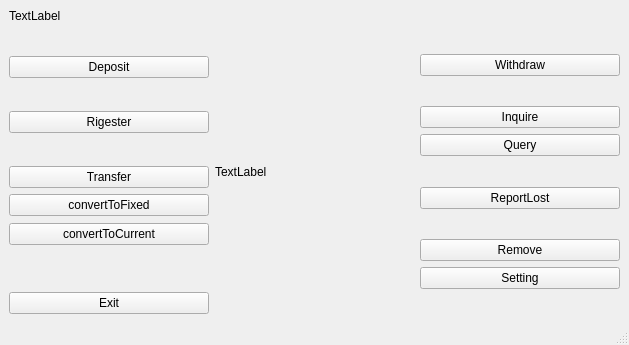
<?xml version="1.0" encoding="UTF-8"?>
<ui version="4.0">
 <class>MainWindow</class>
 <widget class="QMainWindow" name="MainWindow">
  <property name="geometry">
   <rect>
    <x>0</x>
    <y>0</y>
    <width>629</width>
    <height>345</height>
   </rect>
  </property>
  <property name="windowTitle">
   <string>MainWindow</string>
  </property>
  <widget class="QWidget" name="centralwidget">
   <layout class="QVBoxLayout" name="verticalLayout_5">
    <item>
     <widget class="QLabel" name="logo">
      <property name="text">
       <string>TextLabel</string>
      </property>
     </widget>
    </item>
    <item>
     <layout class="QHBoxLayout" name="horizontalLayout">
      <item>
       <layout class="QVBoxLayout" name="verticalLayout_3">
        <item>
         <layout class="QVBoxLayout" name="verticalLayout">
          <item>
           <spacer name="verticalSpacer_10">
            <property name="orientation">
             <enum>Qt::Vertical</enum>
            </property>
            <property name="sizeHint" stdset="0">
             <size>
              <width>20</width>
              <height>40</height>
             </size>
            </property>
           </spacer>
          </item>
          <item>
           <widget class="QPushButton" name="depositButton">
            <property name="text">
             <string>Deposit</string>
            </property>
           </widget>
          </item>
          <item>
           <spacer name="verticalSpacer_11">
            <property name="orientation">
             <enum>Qt::Vertical</enum>
            </property>
            <property name="sizeHint" stdset="0">
             <size>
              <width>20</width>
              <height>40</height>
             </size>
            </property>
           </spacer>
          </item>
          <item>
           <widget class="QPushButton" name="registerButton">
            <property name="text">
             <string>Rigester</string>
            </property>
           </widget>
          </item>
          <item>
           <spacer name="verticalSpacer_4">
            <property name="orientation">
             <enum>Qt::Vertical</enum>
            </property>
            <property name="sizeHint" stdset="0">
             <size>
              <width>20</width>
              <height>40</height>
             </size>
            </property>
           </spacer>
          </item>
          <item>
           <widget class="QPushButton" name="transferButton">
            <property name="text">
             <string>Transfer</string>
            </property>
           </widget>
          </item>
         </layout>
        </item>
        <item>
         <spacer name="verticalSpacer_3">
          <property name="orientation">
           <enum>Qt::Vertical</enum>
          </property>
          <property name="sizeHint" stdset="0">
           <size>
            <width>20</width>
            <height>40</height>
           </size>
          </property>
         </spacer>
        </item>
        <item>
         <layout class="QVBoxLayout" name="verticalLayout_2">
          <item>
           <widget class="QPushButton" name="convertToFixedButton">
            <property name="text">
             <string>convertToFixed</string>
            </property>
           </widget>
          </item>
          <item>
           <spacer name="verticalSpacer_2">
            <property name="orientation">
             <enum>Qt::Vertical</enum>
            </property>
            <property name="sizeHint" stdset="0">
             <size>
              <width>20</width>
              <height>40</height>
             </size>
            </property>
           </spacer>
          </item>
          <item>
           <widget class="QPushButton" name="convertToCurrentButton">
            <property name="text">
             <string>convertToCurrent</string>
            </property>
           </widget>
          </item>
         </layout>
        </item>
        <item>
         <spacer name="verticalSpacer">
          <property name="orientation">
           <enum>Qt::Vertical</enum>
          </property>
          <property name="sizeHint" stdset="0">
           <size>
            <width>20</width>
            <height>80</height>
           </size>
          </property>
         </spacer>
        </item>
        <item>
         <widget class="QPushButton" name="exitButton">
          <property name="text">
           <string>Exit</string>
          </property>
         </widget>
        </item>
       </layout>
      </item>
      <item>
       <widget class="QLabel" name="logo_2">
        <property name="text">
         <string>TextLabel</string>
        </property>
       </widget>
      </item>
      <item>
       <layout class="QVBoxLayout" name="verticalLayout_4">
        <item>
         <spacer name="verticalSpacer_8">
          <property name="orientation">
           <enum>Qt::Vertical</enum>
          </property>
          <property name="sizeHint" stdset="0">
           <size>
            <width>20</width>
            <height>40</height>
           </size>
          </property>
         </spacer>
        </item>
        <item>
         <widget class="QPushButton" name="withdrawButton">
          <property name="text">
           <string>Withdraw</string>
          </property>
         </widget>
        </item>
        <item>
         <spacer name="verticalSpacer_5">
          <property name="orientation">
           <enum>Qt::Vertical</enum>
          </property>
          <property name="sizeHint" stdset="0">
           <size>
            <width>20</width>
            <height>40</height>
           </size>
          </property>
         </spacer>
        </item>
        <item>
         <widget class="QPushButton" name="inquireButton">
          <property name="text">
           <string>Inquire</string>
          </property>
         </widget>
        </item>
        <item>
         <widget class="QPushButton" name="queryButton">
          <property name="text">
           <string>Query</string>
          </property>
         </widget>
        </item>
        <item>
         <spacer name="verticalSpacer_6">
          <property name="orientation">
           <enum>Qt::Vertical</enum>
          </property>
          <property name="sizeHint" stdset="0">
           <size>
            <width>20</width>
            <height>40</height>
           </size>
          </property>
         </spacer>
        </item>
        <item>
         <widget class="QPushButton" name="reportLostButton">
          <property name="text">
           <string>ReportLost</string>
          </property>
         </widget>
        </item>
        <item>
         <spacer name="verticalSpacer_7">
          <property name="orientation">
           <enum>Qt::Vertical</enum>
          </property>
          <property name="sizeHint" stdset="0">
           <size>
            <width>20</width>
            <height>40</height>
           </size>
          </property>
         </spacer>
        </item>
        <item>
         <widget class="QPushButton" name="closeAccountButton">
          <property name="text">
           <string>Remove</string>
          </property>
         </widget>
        </item>
        <item>
         <widget class="QPushButton" name="settingsButton">
          <property name="text">
           <string>Setting</string>
          </property>
         </widget>
        </item>
        <item>
         <spacer name="verticalSpacer_9">
          <property name="orientation">
           <enum>Qt::Vertical</enum>
          </property>
          <property name="sizeHint" stdset="0">
           <size>
            <width>20</width>
            <height>40</height>
           </size>
          </property>
         </spacer>
        </item>
       </layout>
      </item>
     </layout>
    </item>
   </layout>
  </widget>
  <widget class="QMenuBar" name="menubar">
   <property name="geometry">
    <rect>
     <x>0</x>
     <y>0</y>
     <width>629</width>
     <height>21</height>
    </rect>
   </property>
  </widget>
  <widget class="QStatusBar" name="statusbar"/>
 </widget>
 <resources/>
 <connections/>
</ui>
